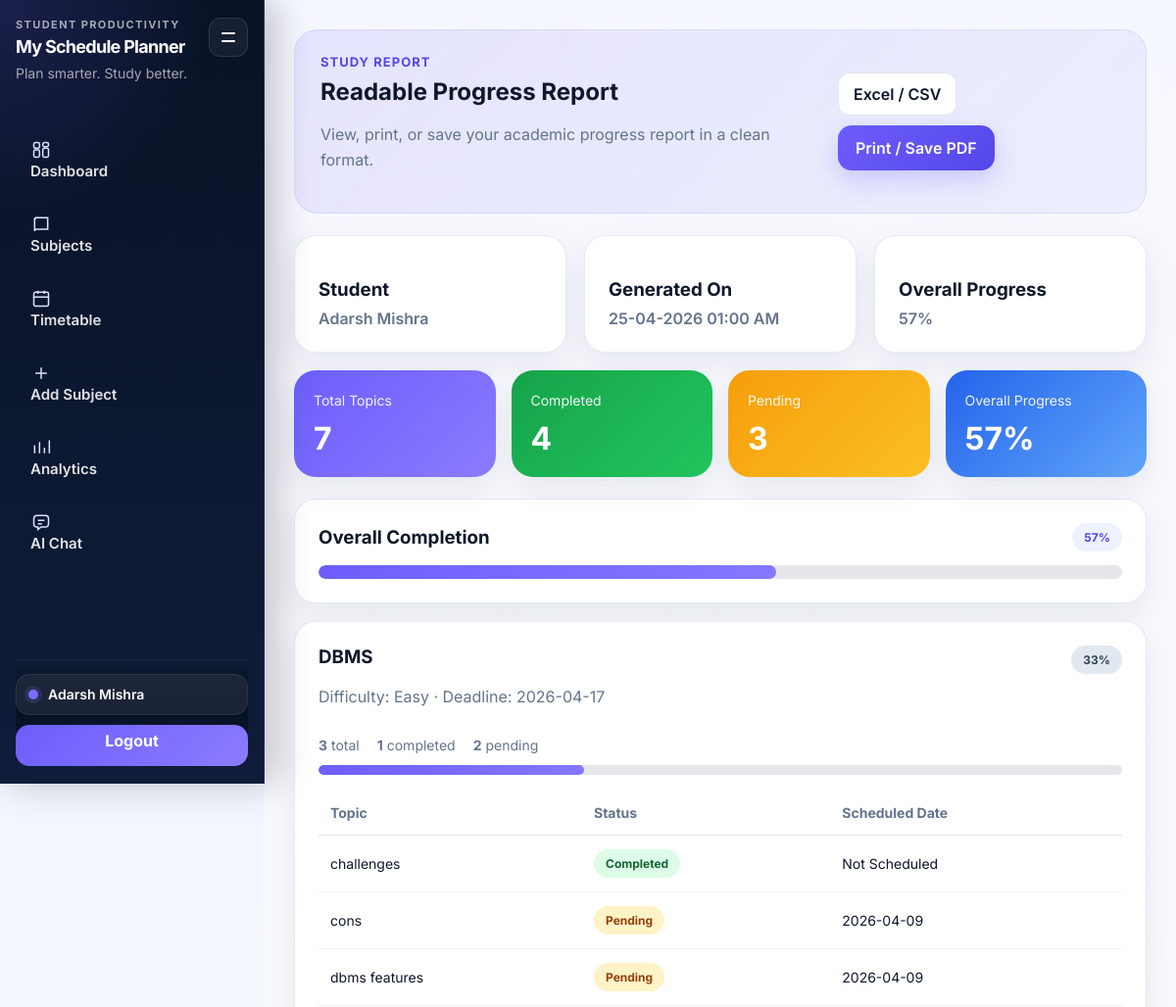
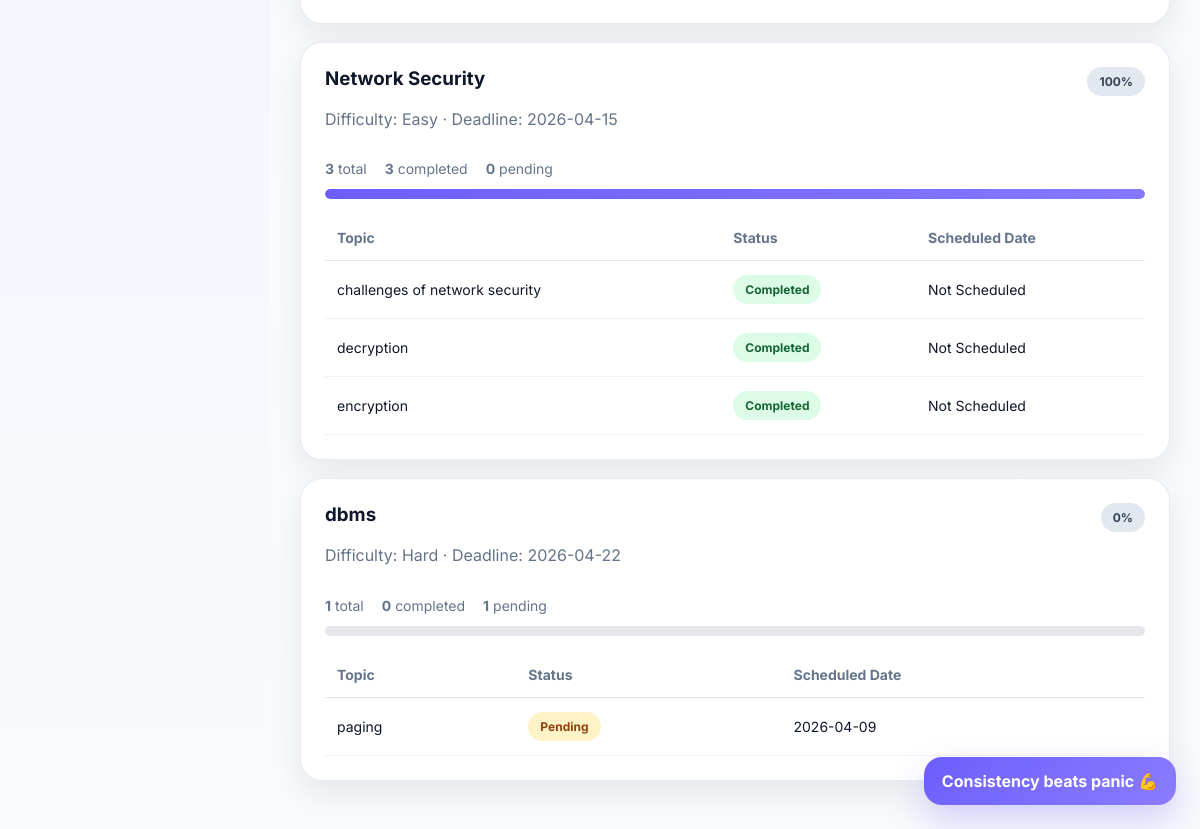
Screenshot of /view_report (signed in) with the database file from the repository (2 pictures, top to bottom).
### tables this page shows
CREATE TABLE subjects (
        id INTEGER PRIMARY KEY AUTOINCREMENT,
        user_id INTEGER,
        name TEXT,
        deadline TEXT,
        difficulty TEXT
    );

CREATE TABLE topics (
        id INTEGER PRIMARY KEY AUTOINCREMENT,
        subject_id INTEGER,
        topic_name TEXT,
        status TEXT DEFAULT 'pending'
    , unit_name TEXT DEFAULT 'General');

CREATE TABLE timetable (
        id INTEGER PRIMARY KEY AUTOINCREMENT,
        topic_id INTEGER,
        date TEXT
    );

### app.py (the view)
@app.route('/view_report')
@login_required
def view_report():
    user_id = session['user_id']
    conn = get_db()
    cur = conn.cursor()
    cur.execute('SELECT * FROM subjects WHERE user_id=? ORDER BY name ASC', (user_id,))
    subjects = cur.fetchall()
    report_data = []
    total_topics = 0
    total_done = 0
    for s in subjects:
        cur.execute(
            '''
            SELECT t.topic_name, t.status, tt.date as scheduled_date
            FROM topics t
            LEFT JOIN timetable tt ON tt.topic_id = t.id
            WHERE t.subject_id=?
            ORDER BY t.topic_name ASC
            ''',
            (s['id'],)
        )
        topics = cur.fetchall()
        done = sum(1 for t in topics if t['status'] == 'done')
        total = len(topics)
        pending = total - done
        percent = int((done / total) * 100) if total > 0 else 0
        total_topics += total
        total_done += done
        report_data.append({
            'name': s['name'],
            'difficulty': s['difficulty'],
            'deadline': s['deadline'],
            'total': total,
            'done': done,
            'pending': pending,
            'percent': percent,
            'topics': topics
        })
    conn.close()
    total_pending = total_topics - total_done
    overall = int((total_done / total_topics) * 100) if total_topics > 0 else 0
    return render_template(
        'view_report.html',
        report_data=report_data,
        total_topics=total_topics,
        total_done=total_done,
        total_pending=total_pending,
        overall=overall,
        generated_on=datetime.now().strftime('%d-%m-%Y %I:%M %p'),
        student_name=session.get('user_name', 'Student')
    )

### app.py (called while the page is built)
def get_db() -> sqlite3.Connection:
    conn = sqlite3.connect(DB_PATH)
    conn.row_factory = sqlite3.Row
    conn.execute("PRAGMA journal_mode=WAL;")
    conn.execute("PRAGMA busy_timeout = 30000;")
    return conn

def login_required(view_func):
    @wraps(view_func)
    def wrapper(*args, **kwargs):
        if 'user_id' not in session:
            return redirect(url_for('login'))
        return view_func(*args, **kwargs)
    return wrapper

@app.context_processor
def inject_globals():
    return {'project_name': 'My Schedule Planner'}

### templates/view_report.html
{% extends "base.html" %} {% block content %}
<section class="page-header report-hero">
    <div>
        <p class="eyebrow">Study Report</p>
        <h2>Readable Progress Report</h2>
        <p class="muted">View, print, or save your academic progress report in a clean format.</p>
    </div>
    <div class="report-actions">
        <a href="{{ url_for('download_report') }}" class="ghost-link">Excel / CSV</a>
        <button onclick="window.print()" class="primary-btn">Print / Save PDF</button>
    </div>
</section>
<section class="report-meta-grid">
    <div class="panel-card">
        <h3>Student</h3>
        <p>{{ student_name }}</p>
    </div>
    <div class="panel-card">
        <h3>Generated On</h3>
        <p>{{ generated_on }}</p>
    </div>
    <div class="panel-card">
        <h3>Overall Progress</h3>
        <p>{{ overall }}%</p>
    </div>
</section>
<section class="analytics-summary-grid">
    <div class="analytics-summary-card purple">
        <span>Total Topics</span>
        <h3>{{ total_topics }}</h3>
    </div>
    <div class="analytics-summary-card green">
        <span>Completed</span>
        <h3>{{ total_done }}</h3>
    </div>
    <div class="analytics-summary-card orange">
        <span>Pending</span>
        <h3>{{ total_pending }}</h3>
    </div>
    <div class="analytics-summary-card blue">
        <span>Overall Progress</span>
        <h3>{{ overall }}%</h3>
    </div>
</section>
<section class="panel-card report-progress-card">
    <div class="section-head">
        <h3>Overall Completion</h3>
        <span class="pill">{{ overall }}%</span>
    </div>
    <div class="progress-track large">
        <div class="progress-fill" style="width: {{ overall }}%;"></div>
    </div>
</section>
{% for s in report_data %}
<section class="panel-card report-subject-card">
    <div class="report-subject-top">
        <div>
            <h3>{{ s.name }}</h3>
            <p class="muted">
                Difficulty: {{ s.difficulty }} · Deadline: {{ s.deadline }}
            </p>
        </div>
        <div class="report-subject-right">
            <span class="pill dark">{{ s.percent }}%</span>
        </div>
    </div>
    <div class="report-mini-stats">
        <span><strong>{{ s.total }}</strong> total</span>
        <span><strong>{{ s.done }}</strong> completed</span>
        <span><strong>{{ s.pending }}</strong> pending</span>
    </div>
    <div class="progress-track">
        <div class="progress-fill" style="width: {{ s.percent }}%;"></div>
    </div>
    <div class="report-topic-table-wrap">
        <table class="analytics-table report-table">
            <thead>
                <tr>
                    <th>Topic</th>
                    <th>Status</th>
                    <th>Scheduled Date</th>
                </tr>
            </thead>
            <tbody>
                {% for t in s.topics %}
                <tr>
                    <td>{{ t.topic_name }}</td>
                    <td>
                        {% if t.status == 'done' %}
                        <span class="analytics-risk-badge track">Completed</span> {% else %}
                        <span class="analytics-risk-badge moderate">Pending</span> {% endif %}
                    </td>
                    <td>{{ t.scheduled_date or 'Not Scheduled' }}</td>
                </tr>
                {% endfor %}
            </tbody>
        </table>
    </div>
</section>
{% endfor %} {% endblock %}

### rows the page displays
subjects: name "DBMS", difficulty "Easy", deadline "2026-04-17", percent "33", total "3", done "1", pending "2"
topics: topic_name "challenges", status "Completed", scheduled_date "Not Scheduled"
timetable: topic_name "cons", shows "Pending", date "2026-04-09"
timetable: topic_name "dbms features", shows "Pending", date "2026-04-09"
subjects: name "Network Security", difficulty "Easy", deadline "2026-04-15", percent "100", total "3", done "3", pending "0"
topics: topic_name "challenges of network security", status "Completed", scheduled_date "Not Scheduled"
topics: topic_name "decryption", status "Completed", scheduled_date "Not Scheduled"
topics: topic_name "encryption", status "Completed", scheduled_date "Not Scheduled"
subjects: name "dbms", difficulty "Hard", deadline "2026-04-22", percent "0", total "1", done "0", pending "1"
timetable: topic_name "paging", shows "Pending", date "2026-04-09"

### other values shown
{{ project_name }} "My Schedule Planner"
{{ session.get('user_name', 'Student') }} "Adarsh Mishra"
{{ student_name }} "Adarsh Mishra"
{{ overall }} "57"
{{ total_topics }} "7"
{{ total_done }} "4"
{{ total_pending }} "3"
